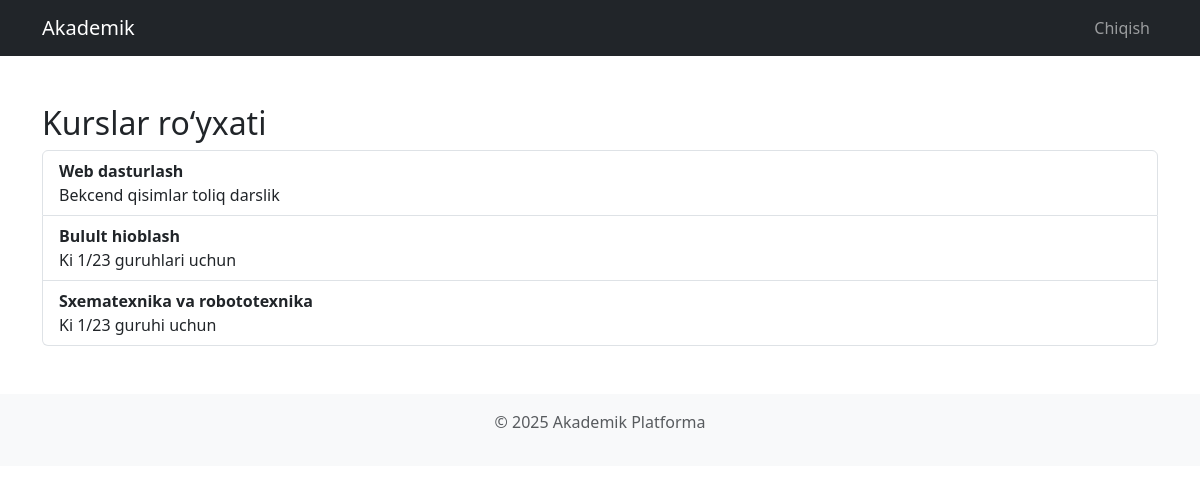
Screenshot of /Web_dasturlash_7_ballik_topshriq/view_courses.php (signed in) with the database file from the repository.
### tables this page shows
CREATE TABLE `courses` (
  `id` int(11) NOT NULL,
  `title` varchar(255) NOT NULL,
  `description` text NOT NULL,
  `teacher_id` int(11) DEFAULT NULL
);

### Web_dasturlash_7_ballik_topshriq/view_courses.php (the view, shortened to what this page needs)
<?php
include("config.php");
$courses = $conn->query("SELECT * FROM courses");
include("templates/header.php");
?>
<div class="container mt-5">
    <h2>Kurslar ro‘yxati</h2>
    <ul class="list-group">
        <?php while ($row = $courses->fetch_assoc()): ?>
            <li class="list-group-item">
                <strong><?= htmlspecialchars($row['title']) ?></strong><br>
                <?= htmlspecialchars($row['description']) ?>
            </li>
        <?php endwhile; ?>
    </ul>
</div>
<?php include("templates/footer.php"); ?>

### rows the page displays
courses: title "Web dasturlash", description "Bekcend qisimlar toliq darslik"
courses: title "Bulult hioblash", description "Ki 1/23 guruhlari uchun"
courses: title "Sxematexnika va robototexnika", description "Ki 1/23 guruhi uchun"
